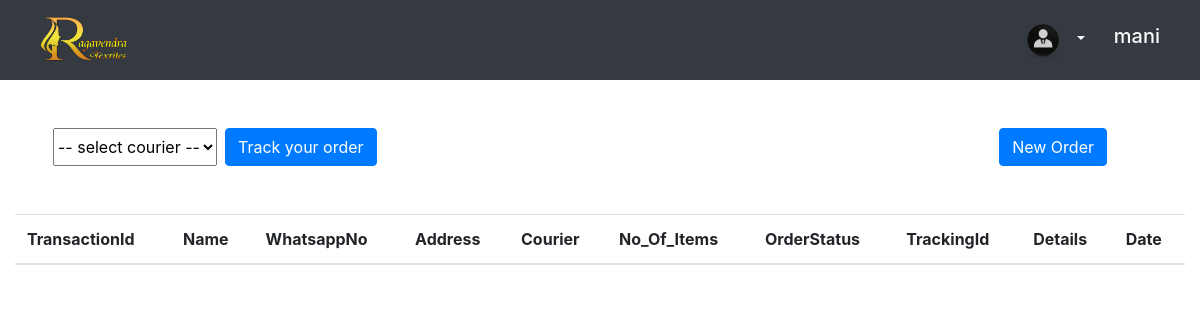
Page /orders/ (signed in) on the earlier database version.
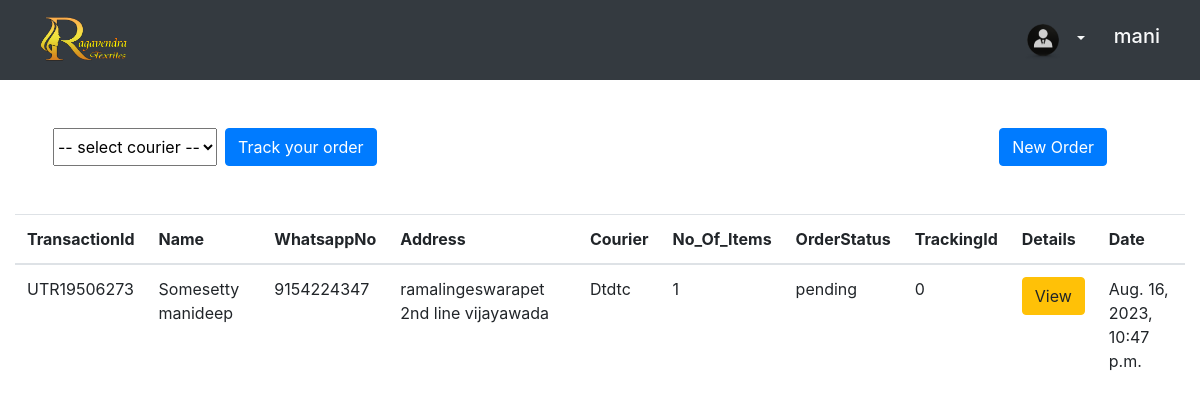
Same page on the later database version.
### ragavendra_store/models.py (models this page shows, shortened)
class Orders(models.Model):
    OrderID = models.AutoField(primary_key=True)
    Name  = models.CharField(max_length=30,null=True, blank=True)
    WhatsappNo = models.IntegerField(null=True, blank=True)
    ContactNo = models.IntegerField(null=True, blank=True)
    Address = models.CharField(max_length=250, blank=False)
    street_name = models.CharField(max_length=255,null=True, blank=True)
    city = models.CharField(max_length=255,null=True, blank=True)
    state = models.CharField(max_length=255,null=True, blank=True)
    postal_code = models.CharField(max_length=10,null=True, blank=True)
    Courier = models.CharField(max_length=30, blank=False)
    TransactionId = models.CharField(max_length=25,default=0,null=True, blank=True)
    TrackingId = models.CharField(max_length=10,default=0,null=True, blank=True)
    No_Of_Items = models.IntegerField(null=True, blank=True)
    item_color = models.CharField(max_length=10,null=True, blank=True)
    item_size = models.CharField(max_length=10,null=True, blank=True)
    file = models.FileField()
    STATUS_CHOICES = (
        ('Pending', 'Pending'),
        ('Approved', 'Approved'),
        ('Rejected', 'Rejected'),
        ('Production', 'Production'),
        ('Out of Delivery', 'Out of Delivery'),
        ('completed', 'completed'),
    )
    OrderStatus = models.CharField(max_length=20, choices=STATUS_CHOICES, default='pending')
    Date = models.DateTimeField(default=datetime.now())
    user = models.ForeignKey(User, on_delete=models.CASCADE, default=1)

### ragavendra_store/views.py (the view, shortened to what this page needs)
# urls.py: path('orders/',orders, name='orders'),
@login_required
def orders(request):
    tracking_id = ''
    unique_orders = []
    orders_list = Orders.objects.filter(user=request.user).values_list('TransactionId', flat=True).distinct()
    for transaction_id in orders_list:
        order = Orders.objects.filter(user=request.user, TransactionId=transaction_id).first()
        unique_orders.append(order)
    view_orders_list = Orders.objects.all()
    oUser_INFO = User_info.objects.filter(userid = request.user.id)
    oUser = User_info.objects.filter(userid = request.user.id).first()
    profile_data = User_info.objects.filter(userid=request.user.id).values()
    profile_json = json.dumps(list(profile_data))
    return render(request ,"static_pages/orders.html" ,{"orders_list":unique_orders,"view_orders_list":view_orders_list,'profile':oUser_INFO,"profile_json": profile_json,'active_user':oUser})

### templates/static_pages/orders.html (shortened to what this page needs)
{% extends 'static_pages/base.html' %}
{% load static %}
{% block content %}
  <nav class="navbar navbar-expand-lg navbar-dark bg-dark">
    <div class="container-fluid px-2 px-md-4">
        <div class="navbar-brand">
          <img src="{% static 'images/logo-removebg-preview.png'%}" alt="" height="50" width="90">
        </div>
        <div class="d-flex align-items-center">
            <div class="dropdown mr-3">
                <button class="btn btn-transparent text-light dropdown-toggle" type="button" id="dropdownMenuButton" data-toggle="dropdown" aria-haspopup="true" aria-expanded="false">
                    <img src="{% static 'images/profile-icon.png' %}" class="profile-img" alt="IMG">
                </button>
            </div>
            <h5 class="text-light">{{ request.user.first_name }}</h5>
        </div>
    </div>
</nav>
   <div class="container d-flex" style="display: flex;justify-content: space-between;align-items: center;">
    <diV>
    <div class="d-flex">
      <select name="courier" id="courier" class="mx-2 ">
        <option value="" selected> -- select courier -- </option>
      </select>
      <button class="btn btn-primary " onclick="SelectedOption()">Track your order</button>
    </div>
  </diV>
    <div class="d-flex justify-content-end mt-5 mb-5 px-5">
        <button class="btn btn-primary" data-toggle="modal" data-target="#staticBackdrop">New Order</button>
    </div>
  </div>
  <div class="container-fluid">
    <div class="table-responsive">
        <table class="table table-hover">
            <thead>
                <tr>
                    <th scope="col">TransactionId</th>
                    <th scope="col">Name</th>
                    <th scope="col">WhatsappNo</th>
                    <th scope="col">Address</th>
                    <th scope="col">Courier</th>
                    <th scope="col">No_Of_Items</th>
                    <th scope="col">OrderStatus</th>
                    <th scope="col">TrackingId</th>
                    <th scope="col">Details</th>
                    <th scope="col">Date</th>
                </tr>
            </thead>
            <tbody>
                {% for item in orders_list %}
                    <tr>
                        <td>{{ item.TransactionId }}</td>
                        <td>{{ item.Name }}</td>
                        <td>{{ item.WhatsappNo }}</td>
                        <td>{{ item.Address }}</td>
                        <td>{{ item.Courier }}</td>
                        <td>{{ item.No_Of_Items }}</td>
                        <td>{{ item.OrderStatus }}</td>
                        <td>{{ item.TrackingId }}</td>
                        <td>
                            <button class="btn btn-warning" data-toggle="modal" data-target="#viemyorders{{ item.TransactionId }}">View</button>
                        </td>
                        <td>{{ item.Date }}</td>
                    </tr>
                {% endfor %}
            </tbody>
        </table>
    </div>
</div>
{% endblock %}

Differences in the rows shown:
added Orders: TransactionId "UTR19506273", Name "Somesetty manideep", WhatsappNo "9154224347", Address "ramalingeswarapet 2nd line vijayawada", Courier "Dtdtc", No_Of_Items "1", OrderStatus "pending", TrackingId "0", Date "Aug. 16, 2023, 10:47 p.m."
